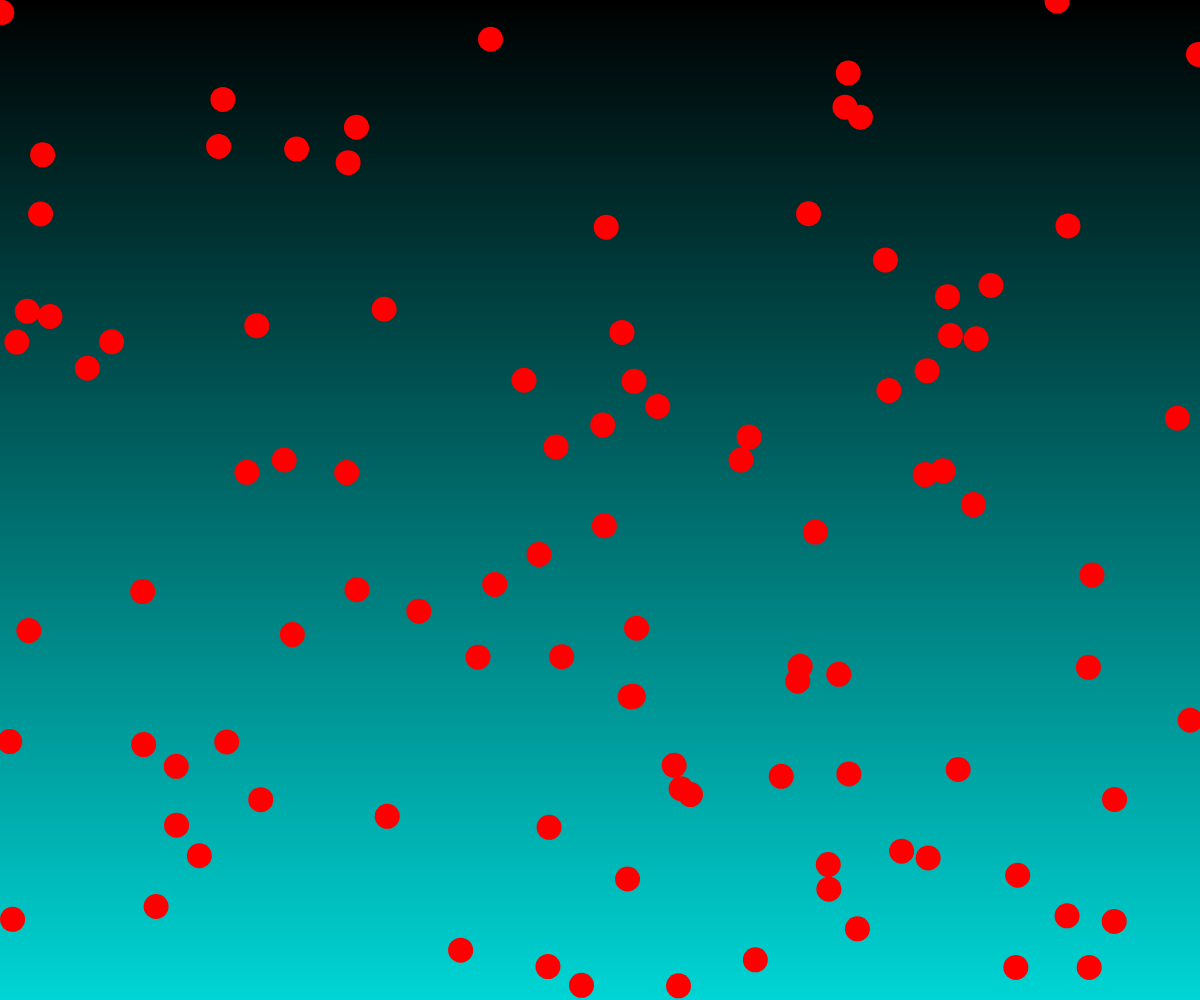
Frame 1 (no input)
Frame 60 (no input): identical to frame 1, image omitted
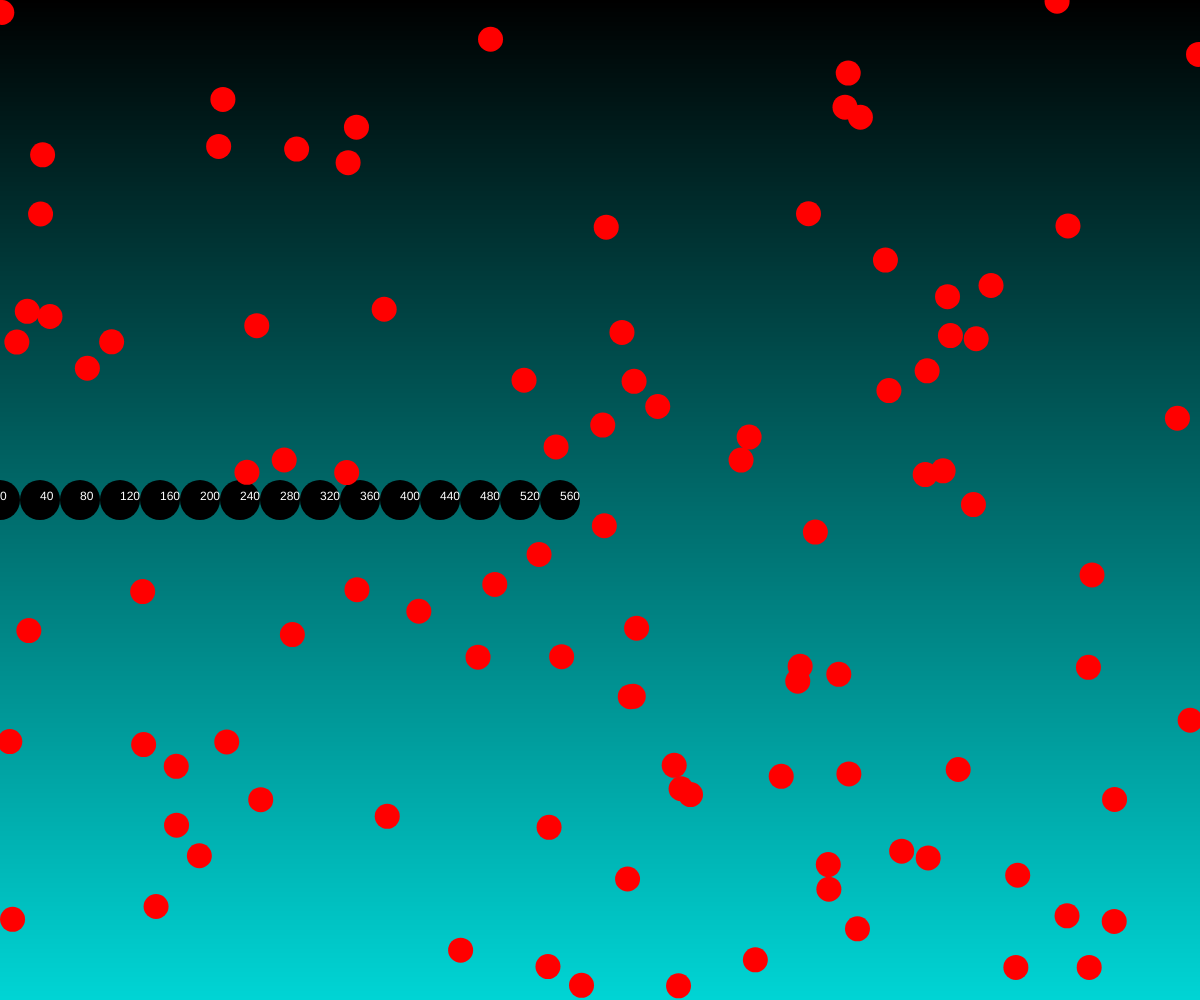
Frame 120 (the mouse pressed at the canvas centre since frame 60)

The p5.js sketch that drew these frames (run headless with seeded random() and noise() and a simulated clock; from frame 60 on, the mouse is pressed at the canvas centre):

// p5.js sketch
// ── sketch.js
// Drawing with loops
//Alaxandre C
// 9/19/2024
//
// Extra for Experts:
// - describe what you did to take this project "above and beyond"


function setup(){
  createCanvas(windowWidth, windowHeight);
}

function draw(){
  myBackground();
  myForeground();
}

function myBackground(){
  
  let rectHeight = 1;
  noStroke();
  //y:
  for(let y = 0; y < height; y += rectHeight){
    let value = map(y,0,width,0,255);
    fill(0,value,value);
    rect(0, y, width, rectHeight);
  }
}

function myForeground(){

  for (let x = 0 ; x < mouseX; x = x + 40){
  fill(0);
  circle(x, height/2, 40);
  fill(255);
  text(x, x,height/2);
  }

  //draw some stars
  randomSeed(2);
  let starCount = 0;
  fill(255, 0, 0);
  while(starCount < 100){
    let x = random(0, width);
    let y = random(0, height);
    circle(x, y, 25);
    starCount++;
  }
}
